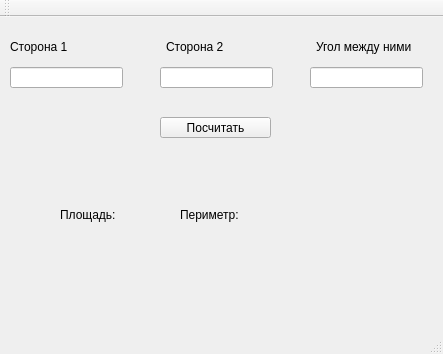
<?xml version="1.0" encoding="UTF-8"?>
<ui version="4.0">
 <class>MainWindow</class>
 <widget class="QMainWindow" name="MainWindow">
  <property name="geometry">
   <rect>
    <x>0</x>
    <y>0</y>
    <width>443</width>
    <height>354</height>
   </rect>
  </property>
  <property name="windowTitle">
   <string>MainWindow</string>
  </property>
  <widget class="QWidget" name="centralWidget">
   <widget class="QLabel" name="label">
    <property name="geometry">
     <rect>
      <x>10</x>
      <y>20</y>
      <width>121</width>
      <height>20</height>
     </rect>
    </property>
    <property name="text">
     <string>Сторона 1</string>
    </property>
   </widget>
   <widget class="QLabel" name="label_2">
    <property name="geometry">
     <rect>
      <x>166</x>
      <y>20</y>
      <width>71</width>
      <height>20</height>
     </rect>
    </property>
    <property name="text">
     <string>Сторона 2</string>
    </property>
   </widget>
   <widget class="QLabel" name="label_3">
    <property name="geometry">
     <rect>
      <x>316</x>
      <y>20</y>
      <width>111</width>
      <height>20</height>
     </rect>
    </property>
    <property name="text">
     <string>Угол между ними</string>
    </property>
   </widget>
   <widget class="QLineEdit" name="lineEdit_str1">
    <property name="geometry">
     <rect>
      <x>10</x>
      <y>50</y>
      <width>113</width>
      <height>21</height>
     </rect>
    </property>
   </widget>
   <widget class="QLineEdit" name="lineEdit_str2">
    <property name="geometry">
     <rect>
      <x>160</x>
      <y>50</y>
      <width>113</width>
      <height>21</height>
     </rect>
    </property>
   </widget>
   <widget class="QLineEdit" name="lineEdit_angle">
    <property name="geometry">
     <rect>
      <x>310</x>
      <y>50</y>
      <width>113</width>
      <height>21</height>
     </rect>
    </property>
   </widget>
   <widget class="QPushButton" name="pushButton">
    <property name="geometry">
     <rect>
      <x>160</x>
      <y>100</y>
      <width>111</width>
      <height>21</height>
     </rect>
    </property>
    <property name="text">
     <string>Посчитать</string>
    </property>
   </widget>
   <widget class="QLabel" name="label_4">
    <property name="geometry">
     <rect>
      <x>60</x>
      <y>190</y>
      <width>71</width>
      <height>16</height>
     </rect>
    </property>
    <property name="text">
     <string>Площадь:</string>
    </property>
   </widget>
   <widget class="QLabel" name="label_5">
    <property name="geometry">
     <rect>
      <x>180</x>
      <y>190</y>
      <width>81</width>
      <height>16</height>
     </rect>
    </property>
    <property name="text">
     <string>Периметр:</string>
    </property>
   </widget>
   <widget class="QLabel" name="square">
    <property name="geometry">
     <rect>
      <x>60</x>
      <y>230</y>
      <width>71</width>
      <height>16</height>
     </rect>
    </property>
    <property name="text">
     <string/>
    </property>
   </widget>
   <widget class="QLabel" name="perim">
    <property name="geometry">
     <rect>
      <x>180</x>
      <y>230</y>
      <width>81</width>
      <height>16</height>
     </rect>
    </property>
    <property name="text">
     <string/>
    </property>
   </widget>
  </widget>
  <widget class="QMenuBar" name="menuBar">
   <property name="geometry">
    <rect>
     <x>0</x>
     <y>0</y>
     <width>443</width>
     <height>20</height>
    </rect>
   </property>
  </widget>
  <widget class="QToolBar" name="mainToolBar">
   <attribute name="toolBarArea">
    <enum>TopToolBarArea</enum>
   </attribute>
   <attribute name="toolBarBreak">
    <bool>false</bool>
   </attribute>
  </widget>
  <widget class="QStatusBar" name="statusBar"/>
 </widget>
 <layoutdefault spacing="6" margin="11"/>
 <resources/>
 <connections/>
</ui>
